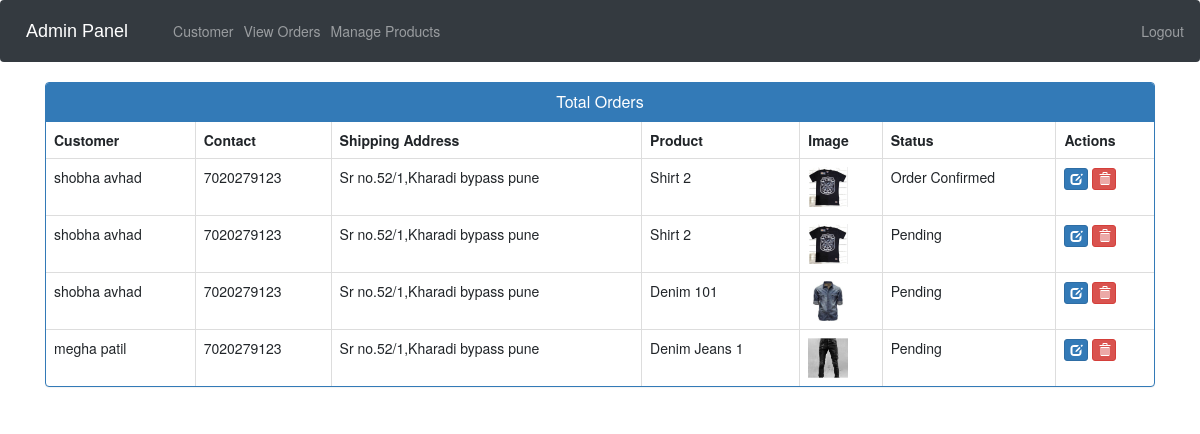
The page /admin-view-booking (signed in) on the database its author committed.
### ecom/models.py (models this page shows, shortened)
class Customer(models.Model):
    user=models.OneToOneField(User,on_delete=models.CASCADE)
    profile_pic= models.ImageField(upload_to='profile_pic/CustomerProfilePic/',null=True,blank=True)
    address = models.CharField(max_length=40)
    mobile = models.CharField(max_length=20,null=False)
    @property
    def get_name(self):
        return self.user.first_name+" "+self.user.last_name

class Orders(models.Model):
    STATUS =(
        ('Pending','Pending'),
        ('Order Confirmed','Order Confirmed'),
        ('Out for Delivery','Out for Delivery'),
        ('Delivered','Delivered'),
    )
    customer=models.ForeignKey('Customer', on_delete=models.CASCADE,null=True)
    product=models.ForeignKey('Product',on_delete=models.CASCADE,null=True)
    email = models.CharField(max_length=50,null=True)
    address = models.CharField(max_length=500,null=True)
    mobile = models.CharField(max_length=20,null=True)
    order_date= models.DateField(auto_now_add=True,null=True)
    status=models.CharField(max_length=50,null=True,choices=STATUS)

class Product(models.Model):
    name=models.CharField(max_length=40)
    product_image= models.ImageField(upload_to='product_image/',null=True,blank=True)
    price = models.PositiveIntegerField()
    description=models.CharField(max_length=40)

### ecom/views.py (the view)
# urls.py: path('admin-view-booking', views.admin_view_booking_view,name='admin-view-booking'),
@login_required(login_url='adminlogin')
def admin_view_booking_view(request):
    orders=models.Orders.objects.all()
    ordered_products=[]
    ordered_bys=[]
    for order in orders:
        ordered_product=models.Product.objects.all().filter(id=order.product.id)
        ordered_by=models.Customer.objects.all().filter(id = order.customer.id)
        ordered_products.append(ordered_product)
        ordered_bys.append(ordered_by)
    return render(request,'ecom/admin_view_booking.html',{'data':zip(ordered_products,ordered_bys,orders)})

### templates/ecom/admin_view_booking.html (shortened to what this page needs)
{% extends 'ecom/admin_base.html' %}
{% load static %}
{% block content %}
<head>
  <link href="//netdna.bootstrapcdn.com/bootstrap/3.0.0/css/bootstrap.min.css" rel="stylesheet" id="bootstrap-css">
</head>
<div class="container">
  <div class="panel panel-primary">
    <div class="panel-heading">
      <h6 class="panel-title">Total Orders</h6>
    </div>
    <table class="table table-hover table-bordered" id="dev-table">
      <thead>
        <tr>
          <th>Customer</th>
          <th>Contact</th>
          <th>Shipping Address</th>
          <th>Product</th>
          <th>Image</th>
          <th>Status</th>
          <th>Actions</th>
        </tr>
      </thead>
      {% for product,customer,order in data %}
      <tr>
        {% for c in customer %}
        <td> {{c.get_name}}</td>
        <td>{{c.mobile}}</td>
        <td>{{order.address}}</td>
        {% endfor %}
        {% for p in product %}
        <td> {{p.name}}</td>
        <td> <img src="{% static p.product_image.url %}" alt="Profile Pic" height="40px" width="40px" /></td>
        <td>{{order.status}}</td>
        <td><a class="btn btn-primary btn-xs" href="{% url 'update-order' order.id  %}"><span class="glyphicon glyphicon-edit"></span></a>
        <a class="btn btn-danger btn-xs" href="{% url 'delete-order' order.id  %}"><span class="glyphicon glyphicon-trash"></span></a></td>
        {% endfor %}
      </tr>
      {% endfor %}
    </table>
  </div>
</div>
{% endblock content %}

### templates/ecom/admin_view_booking.html (style rules this page uses)
a:link { text-decoration: none; }
h6 { text-align: center; }

### rows shown on the page
Orders: address "Sr no.52/1,Kharadi bypass pune", status "Order Confirmed"
Customer: get_name "shobha avhad", mobile "7020279123"
Product: name "Shirt 2", product_image (picture)
Orders: address "Sr no.52/1,Kharadi bypass pune", status "Pending"
Orders: address "Sr no.52/1,Kharadi bypass pune", status "Pending"
Product: name "Denim 101", product_image (picture)
Orders: address "Sr no.52/1,Kharadi bypass pune", status "Pending"
Customer: get_name "megha patil", mobile "7020279123"
Product: name "Denim Jeans 1", product_image (picture)
